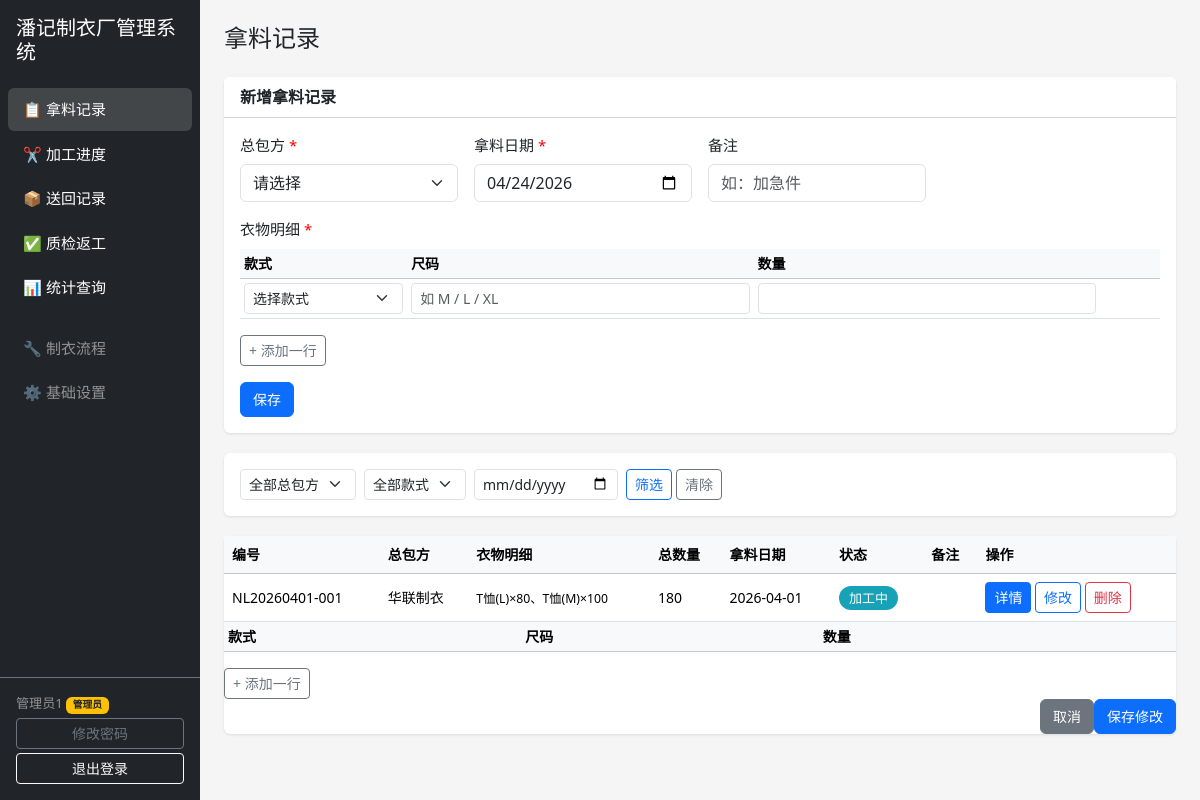
The page /material/ (signed in) on the database its author committed.
### tables this page shows
CREATE TABLE worker (
    id INTEGER PRIMARY KEY AUTOINCREMENT,
    name TEXT NOT NULL,
    phone TEXT DEFAULT '',
    password TEXT DEFAULT '',
    pwd_changed INTEGER DEFAULT 0,
    is_admin INTEGER DEFAULT 0
);

CREATE TABLE material_pickup (
    id INTEGER PRIMARY KEY AUTOINCREMENT,
    code TEXT NOT NULL DEFAULT '',
    contractor_id INTEGER NOT NULL,
    pickup_date TEXT NOT NULL,
    notes TEXT DEFAULT '',
    status TEXT DEFAULT '未加工',
    FOREIGN KEY (contractor_id) REFERENCES contractor(id)
);

### garment/app/views/material.py (the view)
@bp.route('/')
def list_materials():
    db = get_db()
    contractor_filter = request.args.get('contractor_id', '')
    style_filter = request.args.get('style_id', '')
    date_filter = request.args.get('pickup_date', '')
    sql = MATERIAL_SUMMARY_SQL + ' WHERE 1=1'
    params = []
    if contractor_filter:
        sql += ' AND m.contractor_id = ?'
        params.append(contractor_filter)
    if style_filter:
        sql += ' AND m.id IN (SELECT material_id FROM material_item WHERE style_id = ?)'
        params.append(style_filter)
    if date_filter:
        sql += ' AND m.pickup_date = ?'
        params.append(date_filter)
    sql += ' GROUP BY m.id ORDER BY m.pickup_date DESC, m.id DESC'
    materials = db.execute(sql, params).fetchall()
    contractors = db.execute('SELECT * FROM contractor ORDER BY name').fetchall()
    styles = db.execute('SELECT * FROM style ORDER BY name').fetchall()
    return render_template('material.html', materials=materials, contractors=contractors,
                           styles=styles, today=date.today().isoformat(),
                           contractor_filter=contractor_filter, style_filter=style_filter,
                           date_filter=date_filter)

### garment/app/models.py (called while the page is built)
def get_db():
    if 'db' not in g:
        g.db = sqlite3.connect(current_app.config['DB_PATH'])
        g.db.row_factory = sqlite3.Row
        g.db.execute('PRAGMA foreign_keys = ON')
    return g.db

### garment/app/views/auth.py (called while the page is built)
@bp.before_app_request
def load_current_user():
    user_id = session.get('user_id')
    if user_id:
        g.user = get_db().execute('SELECT * FROM worker WHERE id=?', (user_id,)).fetchone()
    else:
        g.user = None
    if g.user and not g.user['pwd_changed'] and request.endpoint not in ('auth.change_password', 'auth.logout', 'static'):
        return redirect(url_for('auth.change_password'))

### garment/app/views/material.py (called while the page is built)
@bp.before_request
def require_login():
    if g.user is None:
        return redirect(url_for('auth.login'))

### garment/app/templates/material.html (shortened to what this page needs)
{% extends "base.html" %}
{% block content %}
<h4 class="mb-4">拿料记录</h4>
<div class="card">
    <div class="card-header bg-white">新增拿料记录</div>
    <div class="card-body">
        <form method="POST" action="{{ url_for('material.add_material') }}" id="addForm">
            <div class="row g-3 mb-3">
                <div class="col-md-3">
                    <label class="form-label required">总包方</label>
                    <select name="contractor_id" class="form-select" required>
                        <option value="">请选择</option>
                    </select>
                </div>
                <div class="col-md-3">
                    <label class="form-label required">拿料日期</label>
                    <input type="date" name="pickup_date" class="form-control" value="{{ today }}" max="{{ today }}" required>
                </div>
                <div class="col-md-3">
                    <label class="form-label">备注</label>
                    <input type="text" name="notes" class="form-control" placeholder="如：加急件">
                </div>
            </div>
            <label class="form-label required">衣物明细</label>
            <table class="table table-sm" id="itemsTable">
                <thead class="table-light">
                    <tr><th>款式</th><th>尺码</th><th>数量</th><th style="width:60px"></th></tr>
                </thead>
                <tbody>
                    <tr class="item-row">
                        <td>
                            <select name="item_style_id" class="form-select form-select-sm" required>
                                <option value="">选择款式</option>
                            </select>
                        </td>
                        <td><input type="text" name="item_size" class="form-control form-control-sm" placeholder="如 M / L / XL"></td>
                        <td><input type="number" name="item_quantity" class="form-control form-control-sm" min="1" required></td>
                        <td></td>
                    </tr>
                </tbody>
            </table>
            <button type="button" class="btn btn-sm btn-outline-secondary mb-3" onclick="addItemRow()">+ 添加一行</button>
            <div>
                <button class="btn btn-primary" type="submit">保存</button>
            </div>
        </form>
    </div>
</div>
<div class="card">
    <div class="card-body">
        <form method="GET" class="row g-2 align-items-end">
            <div class="col-auto">
                <select name="contractor_id" class="form-select form-select-sm">
                    <option value="">全部总包方</option>
                </select>
            </div>
            <div class="col-auto">
                <select name="style_id" class="form-select form-select-sm">
                    <option value="">全部款式</option>
                </select>
            </div>
            <div class="col-auto">
                <input type="date" name="pickup_date" class="form-control form-control-sm" value="{{ date_filter }}">
            </div>
            <div class="col-auto">
                <button class="btn btn-sm btn-outline-primary" type="submit">筛选</button>
                <a href="{{ url_for('material.list_materials') }}" class="btn btn-sm btn-outline-secondary">清除</a>
            </div>
        </form>
    </div>
</div>
<div class="card">
    <div class="card-body p-0">
        <table class="table table-hover mb-0">
            <thead class="table-light">
                <tr>
                    <th>编号</th><th>总包方</th><th>衣物明细</th><th>总数量</th>
                    <th>拿料日期</th><th>状态</th><th>备注</th><th>操作</th>
                </tr>
            </thead>
            <tbody>
            {% for m in materials %}
            <tr>
                <td>{{ m.code }}</td>
                <td>{{ m.contractor_name }}</td>
                <td><small>{{ m.items_desc or '-' }}</small></td>
                <td>{{ m.total_qty or 0 }}</td>
                <td>{{ m.pickup_date }}</td>
                <td><span class="status-badge status-{{ m.status }}">{{ m.status }}</span></td>
                <td>{{ m.notes }}</td>
                <td>
                    <a href="{{ url_for('material.detail', id=m.id) }}" class="btn btn-sm btn-primary">详情</a>
                    <button class="btn btn-sm btn-outline-primary" data-bs-toggle="modal" data-bs-target="#editMaterial{{ m.id }}">修改</button>
                    <form method="POST" action="{{ url_for('material.delete_material', id=m.id) }}" class="d-inline">
                        <button class="btn btn-sm btn-outline-danger btn-delete" type="submit">删除</button>
                    </form>
                </td>
            </tr>
            <div class="modal fade" id="editMaterial{{ m.id }}" tabindex="-1">
                <div class="modal-dialog modal-lg"><div class="modal-content">
                    <form method="POST" action="{{ url_for('material.edit_material', id=m.id) }}" class="edit-form">
                        <div class="modal-body">
                            <table class="table table-sm edit-items-table">
                                <thead class="table-light"><tr><th>款式</th><th>尺码</th><th>数量</th><th style="width:60px"></th></tr></thead>
                            </table>
                            <button type="button" class="btn btn-sm btn-outline-secondary" onclick="addEditRow(this)">+ 添加一行</button>
                        </div>
                        <div class="modal-footer">
                            <button type="button" class="btn btn-secondary" data-bs-dismiss="modal">取消</button>
                            <button type="submit" class="btn btn-primary">保存修改</button>
                        </div>
                    </form>
                </div></div>
            </div>
            {% endfor %}
            </tbody>
        </table>
    </div>
</div>
{% endblock %}

### garment/app/templates/base.html (shortened to what this page needs)
<!DOCTYPE html>
<html lang="zh-CN">
<head>
    <link href="https://cdn.jsdelivr.net/npm/bootstrap@5.3.3/dist/css/bootstrap.min.css" rel="stylesheet">
    <link rel="stylesheet" href="{{ url_for('static', filename='css/style.css') }}">
</head>
<body>
    <div class="d-flex">
        <nav class="sidebar bg-dark text-white d-flex flex-column">
            <div class="sidebar-header p-3">
                <h5 class="mb-0">潘记制衣厂管理系统</h5>
            </div>
            <ul class="nav flex-column p-2 flex-grow-1">
                <li class="nav-item">
                    <a class="nav-link text-white {% if request.path.startswith('/material') %}active{% endif %}"
                       href="{{ url_for('material.list_materials') }}">📋 拿料记录</a>
                </li>
                <li class="nav-item">
                    <a class="nav-link text-white {% if request.path.startswith('/processing') %}active{% endif %}"
                       href="{{ url_for('processing.list_processing') }}">✂️ 加工进度</a>
                </li>
                <li class="nav-item">
                    <a class="nav-link text-white {% if request.path.startswith('/returns') %}active{% endif %}"
                       href="{{ url_for('returns.list_returns') }}">📦 送回记录</a>
                </li>
                <li class="nav-item">
                    <a class="nav-link text-white {% if request.path.startswith('/qc') %}active{% endif %}"
                       href="{{ url_for('qc.list_qc') }}">✅ 质检返工</a>
                </li>
                <li class="nav-item">
                    <a class="nav-link text-white {% if request.path.startswith('/stats') %}active{% endif %}"
                       href="{{ url_for('stats.index') }}">📊 {{ '统计查询' if g.user and g.user['is_admin'] else '我的统计' }}</a>
                </li>
                {% if g.user and g.user['is_admin'] %}
                <li class="nav-item mt-3">
                    <a class="nav-link text-white-50 {% if request.path.startswith('/flow') %}active{% endif %}"
                       href="{{ url_for('flow.index') }}">🔧 制衣流程</a>
                </li>
                <li class="nav-item">
                    <a class="nav-link text-white-50 {% if request.path.startswith('/settings') %}active{% endif %}"
                       href="{{ url_for('settings.index') }}">⚙️ 基础设置</a>
                </li>
                {% endif %}
            </ul>
            {% if g.user %}
            <div class="p-3 border-top border-secondary">
                <div class="text-white-50 small mb-1">
                    {{ g.user['name'] }}
                    {% if g.user['is_admin'] %}<span class="badge bg-warning text-dark">管理员</span>{% endif %}
                </div>
                <a href="{{ url_for('auth.change_password') }}" class="btn btn-sm btn-outline-secondary w-100 mb-1">修改密码</a>
                <a href="{{ url_for('auth.logout') }}" class="btn btn-sm btn-outline-light w-100">退出登录</a>
            </div>
            {% endif %}
        </nav>
        <main class="main-content flex-grow-1 p-4">
            {% block content %}{% endblock %}
        </main>
    </div>
</body>
</html>

### garment/app/static/css/style.css (style rules this page uses)
body { font-size: 15px; background-color: #f5f5f5; }
.sidebar { width: 200px; min-height: 100vh; position: sticky; top: 0; }
.sidebar .nav-link { font-size: 15px; padding: 10px 15px; border-radius: 6px; margin-bottom: 2px; }
.sidebar .nav-link.active, .sidebar .nav-link:hover { background-color: rgba(255, 255, 255, 0.15); }
.main-content { min-height: 100vh; }
.table th, .table td { vertical-align: middle; font-size: 14px; }
.btn { font-size: 14px; }
.status-badge { padding: 3px 10px; border-radius: 12px; font-size: 13px; font-weight: 500; }
.status-加工中 { background: #17a2b8; color: #fff; }
.card { border: none; box-shadow: 0 1px 3px rgba(0,0,0,0.1); margin-bottom: 20px; }
.card-header { font-weight: 600; font-size: 16px; }
.form-label { font-weight: 500; }
.required::after { content: ' *'; color: red; }

### rows shown on the page
worker: is_admin "统计查询", user.name "管理员1"
material_pickup: code "NL20260401-001", contractor_name "华联制衣", items_desc "T恤(L)×80、T恤(M)×100", total_qty "180", pickup_date "2026-04-01", status "加工中"
